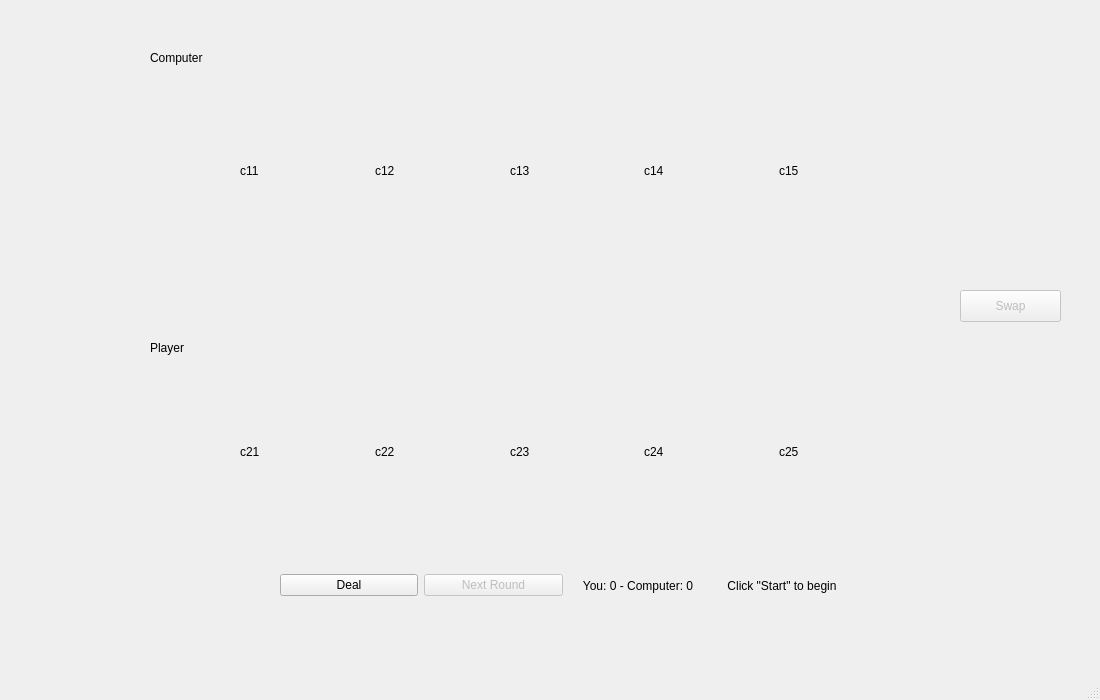
<?xml version="1.0" encoding="UTF-8"?>
<ui version="4.0">
 <class>MainWindow</class>
 <widget class="QMainWindow" name="MainWindow">
  <property name="geometry">
   <rect>
    <x>0</x>
    <y>0</y>
    <width>1100</width>
    <height>700</height>
   </rect>
  </property>
  <property name="windowTitle">
   <string>MainWindow</string>
  </property>
  <widget class="QWidget" name="centralwidget">
   <property name="autoFillBackground">
    <bool>false</bool>
   </property>
   <property name="styleSheet">
    <string notr="true">QWidget {
	background-color: &quot;#06402B&quot;
}</string>
   </property>
   <widget class="QWidget" name="widget" native="true">
    <property name="geometry">
     <rect>
      <x>230</x>
      <y>80</y>
      <width>701</width>
      <height>531</height>
     </rect>
    </property>
    <property name="minimumSize">
     <size>
      <width>0</width>
      <height>0</height>
     </size>
    </property>
    <widget class="QWidget" name="gridLayoutWidget">
     <property name="geometry">
      <rect>
       <x>10</x>
       <y>0</y>
       <width>668</width>
       <height>462</height>
      </rect>
     </property>
     <property name="minimumSize">
      <size>
       <width>60</width>
       <height>90</height>
      </size>
     </property>
     <layout class="QGridLayout" name="gridLayout_2">
      <property name="horizontalSpacing">
       <number>-1</number>
      </property>
      <property name="verticalSpacing">
       <number>100</number>
      </property>
      <item row="1" column="4">
       <widget class="CardLabel" name="card25">
        <property name="minimumSize">
         <size>
          <width>0</width>
          <height>0</height>
         </size>
        </property>
        <property name="text">
         <string>c25</string>
        </property>
        <property name="scaledContents">
         <bool>true</bool>
        </property>
       </widget>
      </item>
      <item row="0" column="0">
       <widget class="CardLabel" name="card11">
        <property name="minimumSize">
         <size>
          <width>0</width>
          <height>0</height>
         </size>
        </property>
        <property name="text">
         <string>c11</string>
        </property>
        <property name="scaledContents">
         <bool>true</bool>
        </property>
       </widget>
      </item>
      <item row="0" column="4">
       <widget class="CardLabel" name="card15">
        <property name="minimumSize">
         <size>
          <width>0</width>
          <height>0</height>
         </size>
        </property>
        <property name="text">
         <string>c15</string>
        </property>
        <property name="scaledContents">
         <bool>true</bool>
        </property>
       </widget>
      </item>
      <item row="1" column="2">
       <widget class="CardLabel" name="card23">
        <property name="minimumSize">
         <size>
          <width>0</width>
          <height>0</height>
         </size>
        </property>
        <property name="text">
         <string>c23</string>
        </property>
        <property name="scaledContents">
         <bool>true</bool>
        </property>
       </widget>
      </item>
      <item row="0" column="3">
       <widget class="CardLabel" name="card14">
        <property name="minimumSize">
         <size>
          <width>0</width>
          <height>0</height>
         </size>
        </property>
        <property name="text">
         <string>c14</string>
        </property>
        <property name="scaledContents">
         <bool>true</bool>
        </property>
       </widget>
      </item>
      <item row="1" column="3">
       <widget class="CardLabel" name="card24">
        <property name="minimumSize">
         <size>
          <width>0</width>
          <height>0</height>
         </size>
        </property>
        <property name="text">
         <string>c24</string>
        </property>
        <property name="scaledContents">
         <bool>true</bool>
        </property>
       </widget>
      </item>
      <item row="1" column="1">
       <widget class="CardLabel" name="card22">
        <property name="minimumSize">
         <size>
          <width>0</width>
          <height>0</height>
         </size>
        </property>
        <property name="text">
         <string>c22</string>
        </property>
        <property name="scaledContents">
         <bool>true</bool>
        </property>
       </widget>
      </item>
      <item row="0" column="1">
       <widget class="CardLabel" name="card12">
        <property name="minimumSize">
         <size>
          <width>0</width>
          <height>0</height>
         </size>
        </property>
        <property name="text">
         <string>c12</string>
        </property>
        <property name="scaledContents">
         <bool>true</bool>
        </property>
       </widget>
      </item>
      <item row="1" column="0">
       <widget class="CardLabel" name="card21">
        <property name="minimumSize">
         <size>
          <width>0</width>
          <height>0</height>
         </size>
        </property>
        <property name="text">
         <string>c21</string>
        </property>
        <property name="scaledContents">
         <bool>true</bool>
        </property>
       </widget>
      </item>
      <item row="0" column="2">
       <widget class="CardLabel" name="card13">
        <property name="minimumSize">
         <size>
          <width>0</width>
          <height>0</height>
         </size>
        </property>
        <property name="text">
         <string>c13</string>
        </property>
        <property name="scaledContents">
         <bool>true</bool>
        </property>
       </widget>
      </item>
     </layout>
    </widget>
    <widget class="QWidget" name="horizontalLayoutWidget">
     <property name="geometry">
      <rect>
       <x>50</x>
       <y>480</y>
       <width>571</width>
       <height>51</height>
      </rect>
     </property>
     <layout class="QHBoxLayout" name="horizontalLayout" stretch="0,0,0,0">
      <item>
       <widget class="QPushButton" name="StartBtn">
        <property name="text">
         <string>Deal</string>
        </property>
       </widget>
      </item>
      <item>
       <widget class="QPushButton" name="NextBtn">
        <property name="enabled">
         <bool>false</bool>
        </property>
        <property name="text">
         <string>Next Round</string>
        </property>
       </widget>
      </item>
      <item>
       <widget class="QLabel" name="ScoreLbl">
        <property name="text">
         <string>You: 0 - Computer: 0</string>
        </property>
        <property name="alignment">
         <set>Qt::AlignmentFlag::AlignCenter</set>
        </property>
       </widget>
      </item>
      <item>
       <widget class="QLabel" name="WelcomeLbl">
        <property name="text">
         <string>Click &quot;Start&quot; to begin</string>
        </property>
        <property name="alignment">
         <set>Qt::AlignmentFlag::AlignCenter</set>
        </property>
       </widget>
      </item>
     </layout>
    </widget>
   </widget>
   <widget class="QLabel" name="label">
    <property name="geometry">
     <rect>
      <x>150</x>
      <y>50</y>
      <width>81</width>
      <height>16</height>
     </rect>
    </property>
    <property name="text">
     <string>Computer</string>
    </property>
   </widget>
   <widget class="QLabel" name="label_2">
    <property name="geometry">
     <rect>
      <x>150</x>
      <y>340</y>
      <width>81</width>
      <height>16</height>
     </rect>
    </property>
    <property name="text">
     <string>Player</string>
    </property>
   </widget>
   <widget class="QPushButton" name="SwapBtn">
    <property name="enabled">
     <bool>false</bool>
    </property>
    <property name="geometry">
     <rect>
      <x>960</x>
      <y>290</y>
      <width>101</width>
      <height>32</height>
     </rect>
    </property>
    <property name="text">
     <string>Swap</string>
    </property>
   </widget>
  </widget>
  <widget class="QMenuBar" name="menubar">
   <property name="geometry">
    <rect>
     <x>0</x>
     <y>0</y>
     <width>1100</width>
     <height>43</height>
    </rect>
   </property>
  </widget>
  <widget class="QStatusBar" name="statusbar"/>
 </widget>
 <customwidgets>
  <customwidget>
   <class>CardLabel</class>
   <extends>QLabel</extends>
   <header>cardlabel.h</header>
  </customwidget>
 </customwidgets>
 <resources/>
 <connections/>
</ui>
